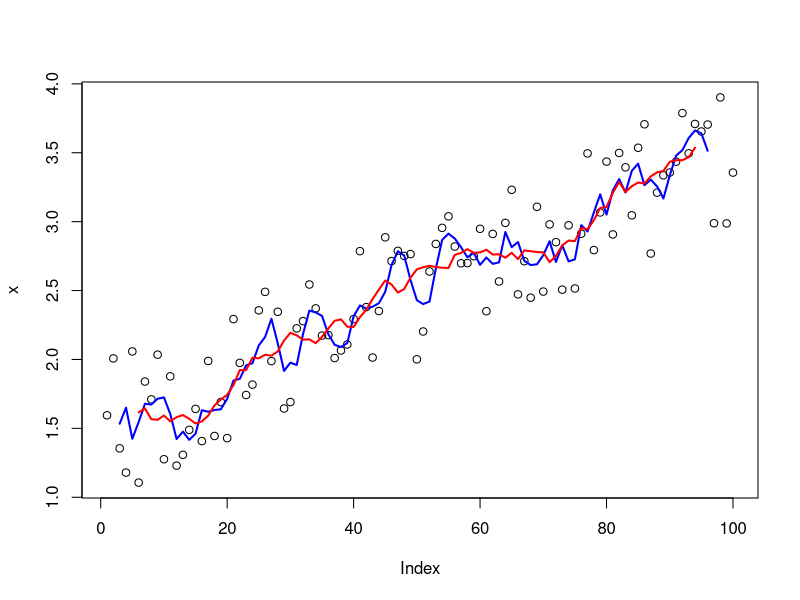
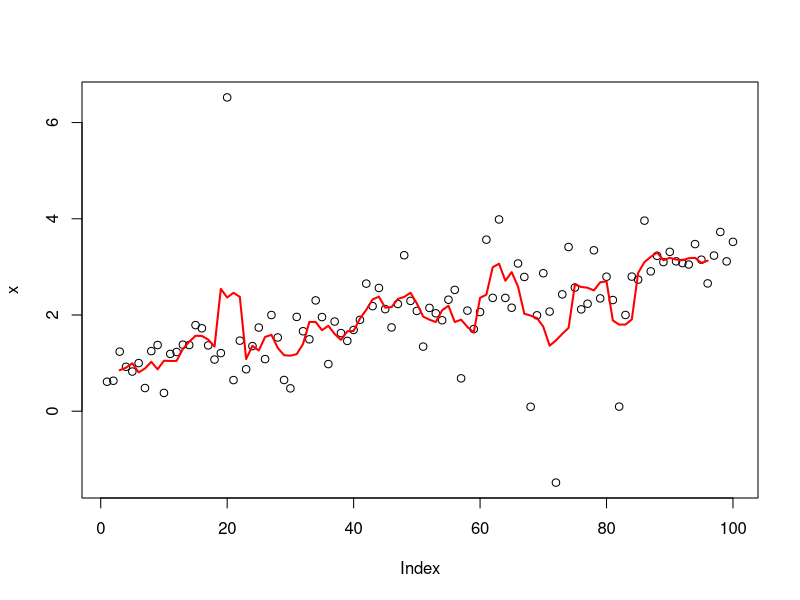
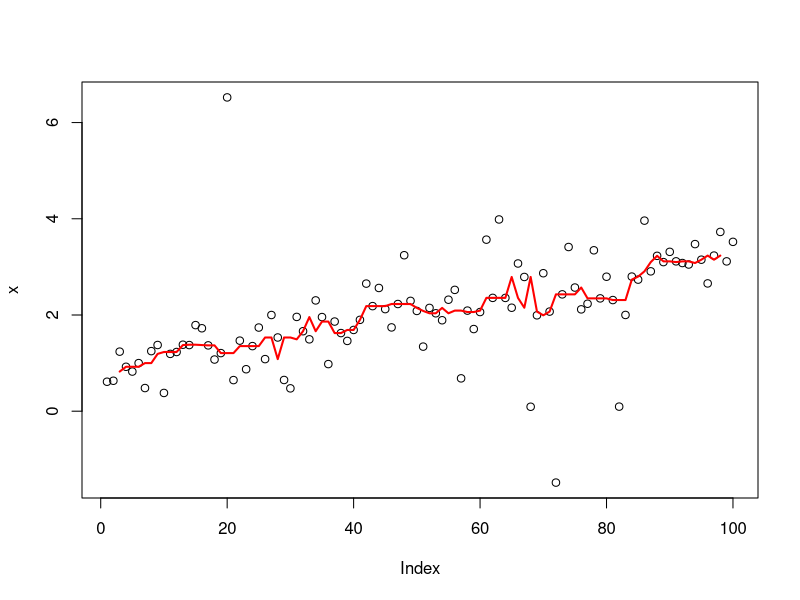

R code for these plots, in order: (Note: this script raises an error after producing the figures.)
# Functionals -------------------------------------------------------------
# Functionals take a function as an input and return a vector as an output. For 
# e.g.
randomise <- function(f) {
 f(runif(1e3))
}
randomise(mean)
randomise(mean)
randomise(sum)

# Three frequently used functionals are lapply, apply, and tapply. Functionals are
# a common alternative to for loops. Although for loops can be slow, it is mainly
# the fact that they can be inclear ito what they are iterating over, i.e. they 
# are not very expressive. Functionals are also useful for encapsulating common
# data manipulation tasks like split-apply-combine, for thinking 'functionally'
# and for working with mathematical functions.

# Functionals also reduce code bugs. Note that it is always important to first
# build the tools and functions for the problem. Once you have solved the problem,
# then one can focus on speed.

## My first functional: lapply() -------------------------------------------
# The simplest functional is lapply(). lapply() takes a function, applies it to
# each element in a list, and returns the results in the form of a list. Although
# lapply() is written in C for performance, we can create a simple R 
# implementation that does the same thing:
lapply2 <- function(x, f, ...) {
 out <- vector("list", length(x))
 for (i in seq_along(x)) {
  out[[i]] <- f(x[[i]], ...)
 }

  out

}
# From the above code, one can see that lapply() is a wrapper function for a 
# common loop pattern: create a container output, apply f() to each component of
# a list, and fill the container with the results. All other for loop functionals
# are variations of this theme: they simply use different types of input or 
# output.

### Looping patterns --------------------------------------------------------
# It's useful to remember that there are three basic ways to loop over a vector:
 # 1. loop over the elements: for (x in s)
 # 2. loop over the numeric indices: for (i in seq_along(xs))
 # 3. loop over the names: for (nm in names(xs))

# The first form is usually not a good choice for a for loop because it leads to
# inefficient ways of saving output. It's slow because each time you extend the
# vector, R has to copy in all of the existing elements. This is the easiest with
# the second form:
xs <- runif(1e3)
res <- numeric(length(xs))
for (i in seq_along(xs)) {
 res[i] <- sqrt(xs[i])
}

# Just as there three basic ways to use a for loop, there are three basic ways
# to use lapply():
lapply(xs, function(x) {})
lapply(seq_along(xs), function(i) {})
lapply(names(xs), function(nm) {})

### Exercises ---------------------------------------------------------------
# Use both for loops and lapply() to fit linear models to the mtcars using the
# formulas stored in this list:
formulas <- list(
 mpg ~ disp,
 mpg ~ I(1 / disp),
 mpg ~ disp + wt,
 mpg ~ I(1 / disp) + wt
)

# Create input list:
data_out <- as.list(numeric(length(formulas)))
# Loop over list:
for (i in seq_along(formulas)) {
 data_out[[i]] <- lm(formulas[[i]], data = mtcars)

 print(data_out) 
}
# lapply:
lapply(formulas, lm, data = mtcars)

## For loop functionals: friends of lapply() -------------------------------
# The key to using functionals in place of for loops is recognising that common
# looping patterns are already implemented in existing base functionals. Once
# you've mastered base functionals, the next step is to write your own: if you're
# duplicating the same looping patterns in many places, you should extract it
# out into its own.

### Vector output: sapply() and vapply() ------------------------------------
# sapply and vapply simplify their output to be an atomic vector. vapply() is 
# better suited for use within other functions, than sapply(). For example, 
# when given an empty list, sapply() returns another empty list instead of the
# more correct zero-length vector.
sapply(mtcars, is.numeric)
vapply(mtcars, is.numeric, logical(1))
sapply(list(), is.numeric)
vapply(list(), is.numeric, logical(1))
# ... so, if the function returns results of different types or lengths, sapply()
# will silently return a list, while vapply() will throw an error. Hence, sapply
# is dangerous when writing functions.

### Multiple inputs: map (and mapply) ---------------------------------------
# Briefly, Map is useful when you want to use a function with two inputs. For
# example, weighted mean(). Map() is equivalent to mapply() but with simplify = 
# FALSE; mapply can add more complication for little gain.

### Rolling computations ----------------------------------------------------
# You can create your own functionals too. For example, if you were interested 
# in smoothing your data using a rolling (or running) mean function:
roll_mean <- function(x, n) {
 out <- rep(NA, length(x))
 
 offset <- trunc(n/ 2)
 
 for (i in (offset + 1):(length(x) - n + offset - 1)) {
  out[i] <- mean(x[(i - offset):(i + offset - 1)])
 }
 
 out
}
# Create simulated data:
x <- seq(1, 3, length = 1e2) + runif(1e2)
plot(x)
lines(roll_mean(x, 5), col = "blue", lwd = 2)
lines(roll_mean(x, 10), col = "red", lwd = 2)

# In this case, if the noise was more variable (i.e. it has a longer tail), you
# might worry that the rolling mean was too sensitive to outliers. Instead, you
# might want to compute a rolling median:
x <- seq(1, 3, length = 1e2) + rt(1e2, df = 2) / 3
plot(x)
lines(roll_mean(x, 5), col = "red", lwd = 2)

# To change roll_mean to roll_median, all you need to do is replace mean with 
# median inside loop. Instead of copy/paste, we could extract the idea of 
# computing a rolling summary into its own function:
roll_apply <- function(x, n, f, ...) {
 # Create out vector
 out <- rep(NA, length(x))
 # Offset
 offset <- trunc(n / 2)
 # Loop over data:
 for (i in (offset + 1):(length(x) - n + offset + 1)) {
  out[i] <- f(x[(i - offset):(i + offset)], ...)
 }
 # Print:
 out
}
plot(x)
lines(roll_apply(x, 5, median), col = "red", lwd = 2)

### Parallelosation ---------------------------------------------------------
# Since we can compute each element in any order, it is easy to dispatch the 
# tasks to different cores, and compute them in parallel. This is what
# parallel::mcapply and parallel:map do.
library(parallel)
unlist(mclapply(1:10, sqrt, mc.cores = 4))

# Important note: in this case, mclapply is actually *slower* than lapply. This
# is because the cost of individual computations is low, and additional work is
# needed to send the computation to different cores and collect results.

# If we use a different example, however, by taking bootstrap replicates of a
# linear model, the advantages are clear:
boot_df <- function(x) {
 x[sample(nrow(x), replace = TRUE), ]

 }

r_sqrd <- function(mod) {
 summary(mod)$r.square
 
}

boot_lm <- function(i) {
 r_sqrd(lm(mpg ~ wt + disp, data = boot_df(mtcars)))

 }

# Without parallelisation:
system.time(lapply(1:500, boot_lm))
# With parallelosation:
system.time(mclapply(1:500, boot_lm, mc.cores = 2))

# Note: increasing the number of cores will not always lead to linear gains,
# switching from lapply or Map to its parallel forms can dramatically improve
# computational performance!

## Exercises 11.2.5 ----------------------------------------------------------
# 1.
## a)
df_1 <- data.frame(
 x = sample(x = 1:10, size = 100, replace = TRUE),
 y = rt(n = 100, df = 2),
 z = rbeta(n = 100, shape1 = 0.5, shape2 = 0.5)
 )
vapply(df_1, sd, FUN.VALUE = numeric(1))

## b)
if (vapply(mtcars, is.numeric, FUN.VALUE = logical(1))) {
 vapply(mtcars, sd, FUN.VALUE = numeric(1))
 }
# Exercises are interesting but relatively easy - moving on...

## Manipulating matrices and data frames -----------------------------------
# This section will cover three categories of data structure functionals:

# apply(), sweep(), outer(), and how they work with matrices
# tapply() summarises a vector by groups defined by another vector
# the plyr::package, which generalises tapply() to make it easy to work with 
# data frames, lists, or arrays as inputs, and data frames, lists, or arrays as
# outputs.

### Matrix and array operations ---------------------------------------------
# First off, apply() is a variant of sapply() that works with matrices and 
# arrays. It can be thought of as an operation that summarises a matrix or array
# by collapsing each row or column to a single number. It has four arguments:

# x, the matrix or array to summarise
# MARGIN, an integer vector giving the dimensions to summarise over: 1 = rows, 2
#  = columns, etc.
# FUN, a summary function
# ..., other arguments passed to FUN

# A typical example of apply() looks like this:
a <- matrix(1:20, nrow = 5)
apply(X = a, MARGIN = 1, FUN = mean)
apply(X = a, MARGIN = 2, FUN = mean)

# There are a few caveats to apply(). It doesn't simplify argument, so you can 
# never be completely sure what type of output you'll get.
